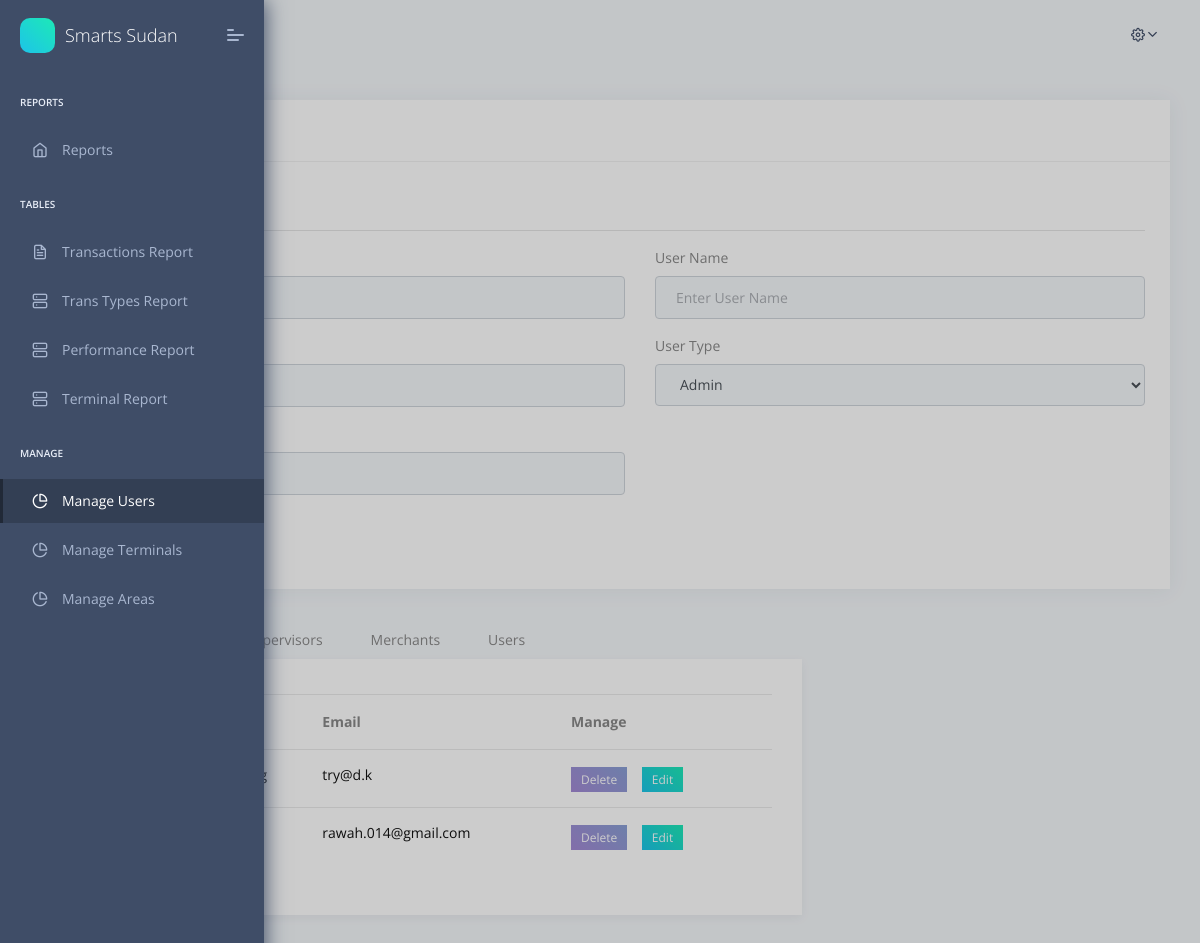
/users.php (signed in), run on the app's committed database.
### tables this page shows
CREATE TABLE `users` (
  `id` int(11) NOT NULL,
  `first_name` varchar(255) DEFAULT NULL,
  `password_hash` varchar(255) DEFAULT NULL,
  `usertype` varchar(255) DEFAULT NULL,
  `email` varchar(255) DEFAULT NULL,
  `code` varchar(255) DEFAULT NULL,
  `updated_time` datetime DEFAULT NULL
);

### users.php (the view, shortened to what this page needs)
<?php
include('security.php');
include('include/header.php');
include('include/navbar.php');
?>
<div class="pcoded-main-container">
    <div class="pcoded-wrapper">
        <div class="pcoded-content">
            <div class="pcoded-inner-content">
                <div class="main-body">
                    <div class="page-wrapper">
                        <div class="row">
                        <div class="col-sm-12">
                                    <div class="card">
                                        <div class="card-header">
                                            <h5>Manage Users</h5>
                                        </div>
                                        <div class="card-body">
                                            <h5>Add User</h5>
                                            <hr>
                                            <div class="row">
                                                <div class="col-md-6">
                                                    <form action="manage.php" method="POST">
                                                        <div class="form-group">
                                                            <label for="exampleInputEmail1">Email address</label>
                                                            <input type="email" class="form-control" required id="exampleInputEmail1" aria-describedby="emailHelp" name="email" placeholder="Enter email">
                                                        </div>
                                                        <div class="form-group">
                                                            <label for="exampleInputPassword1">Password</label>
                                                            <input type="password" class="form-control" required id="exampleInputPassword1" placeholder="Password" name="password">
                                                        </div>
                                                        <div class="form-group">
                                                            <label for="exampleInputPassword1">Confirm Password</label>
                                                            <input type="password" class="form-control" required id="exampleInputPassword1" placeholder="Password" name="cpassword">
                                                        </div>
                                                        <button type="submit" class="btn btn-primary" name="registerbtn">Submit</button>
                                                </div>
                                                <div class="col-md-6">
                                                        <div class="form-group">
                                                            <label>User Name</label>
                                                            <input type="text" class="form-control" placeholder="Enter User Name" required name="first_name">
                                                        </div>
                                                        <div class="form-group">
                                                            <label for="exampleFormControlSelect1">User Type</label>
                                                            <select class="form-control" id="exampleFormControlSelect1"  name="usertype" required>
                                                                <option value="Admin">Admin</option>
                                                            </select>
                                                        </div>
                                                </div>
                                            </div>
                                                    </div>
                                                </div>
                                            </div>
                                        </div>
                                    </div>
                                </div>
                        <div class="col-xl-8 col-md-12 m-b-30">
                                    <ul class="nav nav-tabs" id="myTab" role="tablist">
                                        <li class="nav-item">
                                            <a class="nav-link active " id="home-tab" data-toggle="tab" href="#home" role="tab" aria-controls="home" aria-selected="false">Admins</a>
                                        </li>
                                        <li class="nav-item">
                                            <a class="nav-link " id="profile-tab" data-toggle="tab" href="#profile" role="tab" aria-controls="profile" aria-selected="true">Supervisors</a>
                                        </li>
                                        <li class="nav-item">
                                            <a class="nav-link" id="contact-tab" data-toggle="tab" href="#contact" role="tab" aria-controls="contact" aria-selected="false">Merchants</a>
                                        </li>
                                        <li class="nav-item">
                                            <a class="nav-link" id="contact-tab" data-toggle="tab" href="#users" role="tab" aria-controls="users" aria-selected="false">Users</a>
                                        </li>
                                    </ul>
                                    <div class="tab-content" id="myTabContent">
                                        <div class="tab-pane fade active show" id="home" role="tabpanel" aria-labelledby="home-tab">
                                            <table class="table table-hover">
                                                <thead>
                                                    <tr>
                                                        <th>id</th>
                                                        <th>Name</th>
                                                        <th>Email</th>
                                                        <th>Manage</th>
                                                    </tr>
                                                </thead>
                                                <tbody>
                                                <?php
                                                $query = "SELECT * FROM `users`
                                                WHERE `usertype`='Admin'
                                                     ";
                                                $query_run = mysqli_query($connection, $query);
                                                if (mysqli_num_rows($query_run) > 0) {
                                                    while ($row = mysqli_fetch_assoc($query_run)) {
                                                ?>
                                                    <tr>
                                                        <td>
                                                            <h6 id="idd<?php echo $row['id']; ?>" class="m-0"><?php echo $row['id']; ?></h6>
                                                        </td>
                                                        <td>
                                                            <h6 id="first_name<?php echo $row['id']; ?>" class="m-0"><?php echo $row['first_name']; ?></h6>
                                                        </td>
                                                        <td>
                                                            <h6 id="email<?php echo $row['id']; ?>" class="m-0"><?php echo $row['email']; ?></h6>
                                                        </td>
                                                        <td>
                                                            <a  data-toggle="modal" data-target="#delete2" class="label theme-bg2 text-white f-12">Delete</a>
                                                            <button type="button" style=" background-color: white;border: none;" class="edit" value="<?php echo $row['id']; ?>"><a href="#!" class="label theme-bg text-white f-12 edit">Edit</a></button>
                                                    </td>
                                                    </tr>
                                                    <?php
                                                        }
                                                    } else {
                                                        echo "No Record Found";
                                                    }
                                                    ?>
                                                </tbody>
                                            </table>
                                        </div>
                                    </div>
                                </div>
                    </div>
                </div>
            </div>
        </div>
<?php
include('include/footer.php');
?>

### data on the page
users: email "try@d.k", $row['id'] 3 (drawn)
users: email "rawah.014@gmail.com", $row['id'] 4 (drawn)
